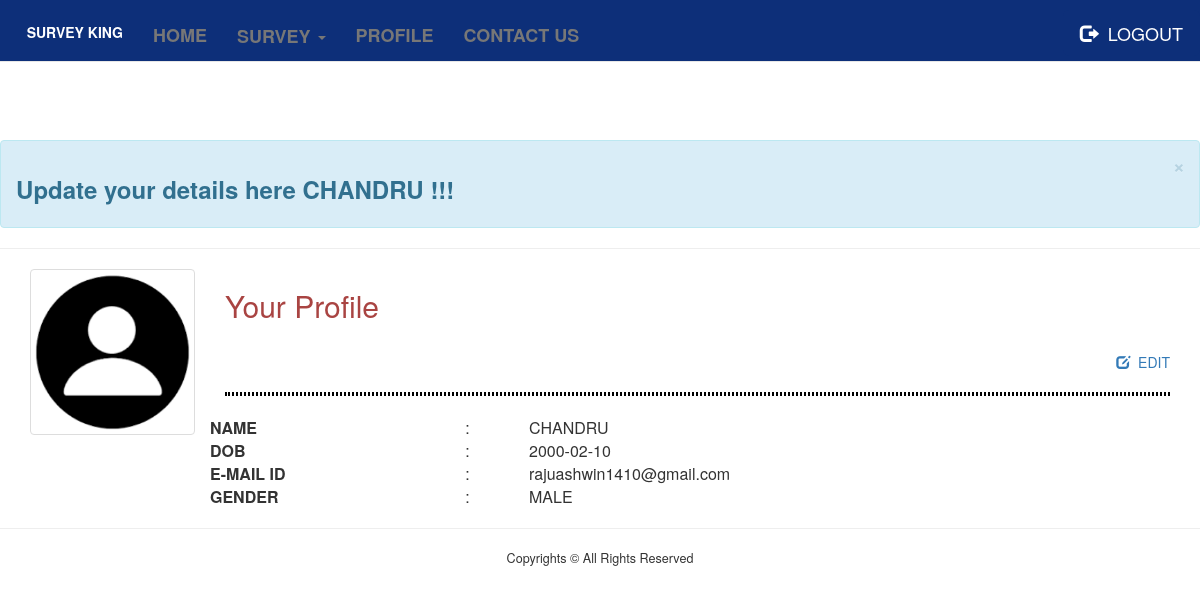
Page /Account/Profile.php (signed in) on the committed database.
### tables this page shows
CREATE TABLE `User_Login` (
  `User_SP_Id` varchar(300) NOT NULL,
  `User_SP_Name` varchar(50) NOT NULL,
  `User_SP_DOB` date NOT NULL,
  `User_SP_Mail` varchar(50) NOT NULL,
  `User_SP_Status` varchar(12) NOT NULL DEFAULT 'INACTIVE',
  `User_SP_Password` varchar(250) NOT NULL,
  `User_SP_Ranking` varchar(15) NOT NULL DEFAULT '0',
  `User_SP_Credit` varchar(50) DEFAULT '0',
  `User_SP_DOC` datetime DEFAULT current_timestamp(),
  `User_SP_Photo` varchar(250) NOT NULL DEFAULT '../indept-assets/profile.png',
  `User_SP_Gender` varchar(50) NOT NULL,
  `User_SP_City` varchar(50) NOT NULL,
  `User_SP_State` varchar(50) NOT NULL,
  `User_SP_Country` varchar(50) NOT NULL
);

### Account/Profile.php (the view, shortened to what this page needs)
<?php
	require_once 'dbconnect.php';
	$emid = $_SESSION['SP_User_Ext'];
	$sql1 = "SELECT * FROM `User_Login` WHERE `User_SP_Id`='$emid'";
	$res1 = $conn->prepare($sql1);
	$res1->execute();
	$SP_User= $res1->fetch();
?>
<!DOCTYPE >
<html>
<head>
  	<link rel="stylesheet" href="https://maxcdn.bootstrapcdn.com/bootstrap/3.4.1/css/bootstrap.min.css">
  	<link rel="stylesheet" href="https://cdnjs.cloudflare.com/ajax/libs/font-awesome/4.7.0/css/font-awesome.min.css">
  	<link rel="stylesheet" href="../indept-assets/style.css"/>
<body >
<?php include_once'nav.php'; ?>
<br/><br/><br/><br/><br/><br/><br/>
	<div class="alert alert-info alert-dismissible">
		<a href="#" class="close" data-dismiss="alert" aria-label="close">&times;</a>
			<h3><b> Update your details here <?php echo $SP_User['User_SP_Name']; ?> !!!</b></h3>
	</div>
<hr>
<div class="container-fluid">
	<div class="row">
		<div class="col-sm-12">
			<div class="col-sm-2">
				<img src="<?php echo $SP_User['User_SP_Photo'];?>" class="img-thumbnail" height="200px" width="200px;"/>
			</div>
			<div class="col-sm-10">
				<h2 class="text text-danger" align="left">Your Profile</h2>&nbsp;&nbsp;&nbsp;
				<p align="right"><a href="Setting.php"><i class="glyphicon glyphicon-edit"></i>&nbsp;&nbsp;EDIT</a></p>
				<hr style="border: 2px dotted black">
				<div class="row">
					<table class="col-sm-12">
<tr><td><strong>NAME</strong></td><td>&nbsp;&nbsp;:&nbsp;&nbsp;</td><td><?php echo $SP_User['User_SP_Name'];?></td></tr>
<tr><td><strong>DOB</strong></td><td>&nbsp;&nbsp;:&nbsp;&nbsp;</td><td><?php echo $SP_User['User_SP_DOB'];?></td></tr>
<tr><td><strong>E-MAIL ID</strong></td><td>&nbsp;&nbsp;:&nbsp;&nbsp;</td><td><?php echo $SP_User['User_SP_Mail'];?></td></tr>
<tr><td><strong>GENDER</strong></td><td>&nbsp;&nbsp;:&nbsp;&nbsp;</td><td><?php echo strtoupper($SP_User['User_SP_Gender']);?></td></tr>
					</table>
				</div>
			</div>
		</div>
	</div>
</div>
<?php include_once'copyrights.php'; ?>
</body>
</html>

### rows in the picture
user_login: User_SP_Name "CHANDRU", User_SP_Photo (placeholder picture), User_SP_DOB "2000-02-10", User_SP_Mail "rajuashwin1410@gmail.com", User_SP_Gender "MALE"
